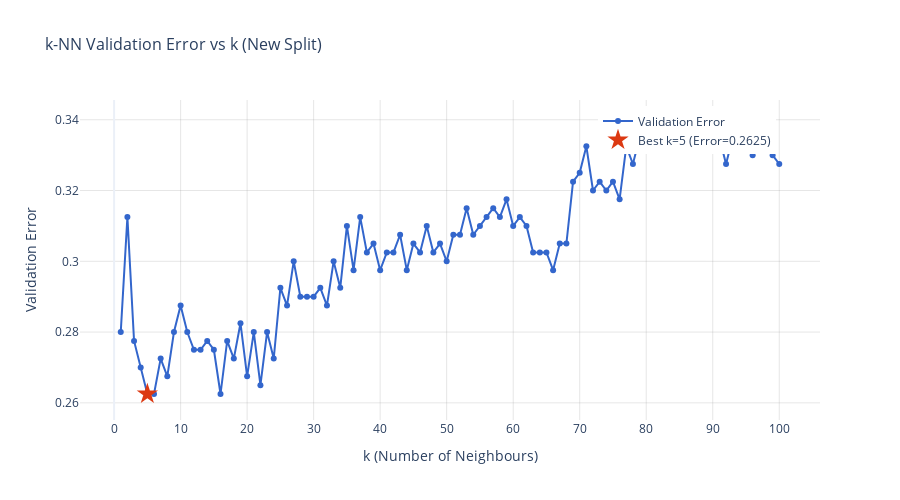

Here is the notebook cell this chart was saved with:
### Markdown cell above
## 10. Experiment 2: New Split (400/400/800)

### Code cell
print("\n" + "=" * 70)
print("EXPERIMENT: New Split")
print("Split: Train=400, Validation=400, Test=800")
print("=" * 70)

X_train_2, y_train_2, X_val_2, y_val_2, X_test_2, y_test_2 = split_data(
    df, train_size=400, val_size=400, test_size=800
)

X_train_norm_2, X_val_norm_2, X_test_norm_2 = zscore_normalize(X_train_2, X_val_2, X_test_2)

k_values = list(range(1, 101))
best_k_2, best_val_acc_2, val_accuracies_2, val_errors_2 = train_and_evaluate_knn(
    X_train_norm_2, y_train_2, X_val_norm_2, y_val_2, k_values
)

test_acc_2, test_error_2, classifier_2 = evaluate_on_test(
    X_train_norm_2, y_train_2, X_test_norm_2, y_test_2, best_k_2
)

plot_validation_curve(
    k_values, val_errors_2,
    'k-NN Validation Error vs k (New Split)',
    'validation_curve_new_split.png'
)

results2 = {
    'best_k': best_k_2,
    'best_validation_accuracy': best_val_acc_2,
    'validation_error': 1 - best_val_acc_2,
    'test_accuracy': test_acc_2,
    'generalisation_error': test_error_2,
    'validation_errors': val_errors_2
}

### Figure 1 — Plotly figure (JSON) as saved in the notebook; plotly's stock layout.template omitted (floating-point values rounded to 4 significant figures)
{"data": [{"hoverinfo": "text", "hovertext": ["k=1<br>Error=0.2800<br>Accuracy=0.7200", "k=2<br>Error=0.3125<br>Accuracy=0.6875", "k=3<br>Error=0.2775<br>Accuracy=0.7225", "k=4<br>Error=0.2700<br>Accuracy=0.7300", "k=5<br>Error=0.2625<br>Accuracy=0.7375", "k=6<br>Error=0.2625<br>Accuracy=0.7375", "k=7<br>Error=0.2725<br>Accuracy=0.7275", "k=8<br>Error=0.2675<br>Accuracy=0.7325", "k=9<br>Error=0.2800<br>Accuracy=0.7200", "k=10<br>Error=0.2875<br>Accuracy=0.7125", "k=11<br>Error=0.2800<br>Accuracy=0.7200", "k=12<br>Error=0.2750<br>Accuracy=0.7250", "k=13<br>Error=0.2750<br>Accuracy=0.7250", "k=14<br>Error=0.2775<br>Accuracy=0.7225", "k=15<br>Error=0.2750<br>Accuracy=0.7250", "k=16<br>Error=0.2625<br>Accuracy=0.7375", "k=17<br>Error=0.2775<br>Accuracy=0.7225", "k=18<br>Error=0.2725<br>Accuracy=0.7275", "k=19<br>Error=0.2825<br>Accuracy=0.7175", "k=20<br>Error=0.2675<br>Accuracy=0.7325", "k=21<br>Error=0.2800<br>Accuracy=0.7200", "k=22<br>Error=0.2650<br>Accuracy=0.7350", "k=23<br>Error=0.2800<br>Accuracy=0.7200", "k=24<br>Error=0.2725<br>Accuracy=0.7275", "k=25<br>Error=0.2925<br>Accuracy=0.7075", "k=26<br>Error=0.2875<br>Accuracy=0.7125", "k=27<br>Error=0.3000<br>Accuracy=0.7000", "k=28<br>Error=0.2900<br>Accuracy=0.7100", "k=29<br>Error=0.2900<br>Accuracy=0.7100", "k=30<br>Error=0.2900<br>Accuracy=0.7100", "k=31<br>Error=0.2925<br>Accuracy=0.7075", "k=32<br>Error=0.2875<br>Accuracy=0.7125", "k=33<br>Error=0.3000<br>Accuracy=0.7000", "k=34<br>Error=0.2925<br>Accuracy=0.7075", "k=35<br>Error=0.3100<br>Accuracy=0.6900", "k=36<br>Error=0.2975<br>Accuracy=0.7025", "k=37<br>Error=0.3125<br>Accuracy=0.6875", "k=38<br>Error=0.3025<br>Accuracy=0.6975", "k=39<br>Error=0.3050<br>Accuracy=0.6950", "k=40<br>Error=0.2975<br>Accuracy=0.7025", "k=41<br>Error=0.3025<br>Accuracy=0.6975", "k=42<br>Error=0.3025<br>Accuracy=0.6975", "k=43<br>Error=0.3075<br>Accuracy=0.6925", "k=44<br>Error=0.2975<br>Accuracy=0.7025", "k=45<br>Error=0.3050<br>Accuracy=0.6950", "k=46<br>Error=0.3025<br>Accuracy=0.6975", "k=47<br>Error=0.3100<br>Accuracy=0.6900", "k=48<br>Error=0.3025<br>Accuracy=0.6975", "k=49<br>Error=0.3050<br>Accuracy=0.6950", "k=50<br>Error=0.3000<br>Accuracy=0.7000", "k=51<br>Error=0.3075<br>Accuracy=0.6925", "k=52<br>Error=0.3075<br>Accuracy=0.6925", "k=53<br>Error=0.3150<br>Accuracy=0.6850", "k=54<br>Error=0.3075<br>Accuracy=0.6925", "k=55<br>Error=0.3100<br>Accuracy=0.6900", "k=56<br>Error=0.3125<br>Accuracy=0.6875", "k=57<br>Error=0.3150<br>Accuracy=0.6850", "k=58<br>Error=0.3125<br>Accuracy=0.6875", "k=59<br>Error=0.3175<br>Accuracy=0.6825", "k=60<br>Error=0.3100<br>Accuracy=0.6900", "k=61<br>Error=0.3125<br>Accuracy=0.6875", "k=62<br>Error=0.3100<br>Accuracy=0.6900", "k=63<br>Error=0.3025<br>Accuracy=0.6975", "k=64<br>Error=0.3025<br>Accuracy=0.6975", "k=65<br>Error=0.3025<br>Accuracy=0.6975", "k=66<br>Error=0.2975<br>Accuracy=0.7025", "k=67<br>Error=0.3050<br>Accuracy=0.6950", "k=68<br>Error=0.3050<br>Accuracy=0.6950", "k=69<br>Error=0.3225<br>Accuracy=0.6775", "k=70<br>Error=0.3250<br>Accuracy=0.6750", "k=71<br>Error=0.3325<br>Accuracy=0.6675", "k=72<br>Error=0.3200<br>Accuracy=0.6800", "k=73<br>Error=0.3225<br>Accuracy=0.6775", "k=74<br>Error=0.3200<br>Accuracy=0.6800", "k=75<br>Error=0.3225<br>Accuracy=0.6775", "k=76<br>Error=0.3175<br>Accuracy=0.6825", "k=77<br>Error=0.3325<br>Accuracy=0.6675", "k=78<br>Error=0.3275<br>Accuracy=0.6725", "k=79<br>Error=0.3350<br>Accuracy=0.6650", "k=80<br>Error=0.3325<br>Accuracy=0.6675", "k=81<br>Error=0.3400<br>Accuracy=0.6600", "k=82<br>Error=0.3400<br>Accuracy=0.6600", "k=83<br>Error=0.3375<br>Accuracy=0.6625", "k=84<br>Error=0.3325<br>Accuracy=0.6675", "k=85<br>Error=0.3375<br>Accuracy=0.6625", "k=86<br>Error=0.3400<br>Accuracy=0.6600", "k=87<br>Error=0.3375<br>Accuracy=0.6625", "k=88<br>Error=0.3350<br>Accuracy=0.6650", "k=89<br>Error=0.3350<br>Accuracy=0.6650", "k=90<br>Error=0.3350<br>Accuracy=0.6650", "k=91<br>Error=0.3350<br>Accuracy=0.6650", "k=92<br>Error=0.3275<br>Accuracy=0.6725", "k=93<br>Error=0.3350<br>Accuracy=0.6650", "k=94<br>Error=0.3325<br>Accuracy=0.6675", "k=95<br>Error=0.3400<br>Accuracy=0.6600", "k=96<br>Error=0.3300<br>Accuracy=0.6700", "k=97<br>Error=0.3375<br>Accuracy=0.6625", "k=98<br>Error=0.3350<br>Accuracy=0.6650", "k=99<br>Error=0.3300<br>Accuracy=0.6700", "k=100<br>Error=0.3275<br>Accuracy=0.6725"], "line": {"color": "#3366CC", "width": 2}, "marker": {"color": "#3366CC", "size": 6}, "mode": "lines+markers", "name": "Validation Error", "type": "scatter", "x": [1, 2, 3, 4, 5, 6, 7, 8, 9, 10, 11, 12, 13, 14, 15, 16, 17, 18, 19, 20, 21, 22, 23, 24, 25, 26, 27, 28, 29, 30, 31, 32, 33, 34, 35, 36, 37, 38, 39, 40, 41, 42, 43, 44, 45, 46, 47, 48, 49, 50, 51, 52, 53, 54, 55, 56, 57, 58, 59, 60, 61, 62, 63, 64, 65, 66, 67, 68, 69, 70, 71, 72, 73, 74, 75, 76, 77, 78, 79, 80, 81, 82, 83, 84, 85, 86, 87, 88, 89, 90, 91, 92, 93, 94, 95, 96, 97, 98, 99, 100], "y": [0.28, 0.3125, 0.2775, 0.27, 0.2625, 0.2625, 0.2725, 0.2675, 0.28, 0.2875, 0.28, 0.275, 0.275, 0.2775, 0.275, 0.2625, 0.2775, 0.2725, 0.2825, 0.2675, 0.28, 0.265, 0.28, 0.2725, 0.2925, 0.2875, 0.3, 0.29, 0.29, 0.29, 0.2925, 0.2875, 0.3, 0.2925, 0.31, 0.2975, 0.3125, 0.3025, 0.305, 0.2975, 0.3025, 0.3025, 0.3075, 0.2975, 0.305, 0.3025, 0.31, 0.3025, 0.305, 0.3, 0.3075, 0.3075, 0.315, 0.3075, 0.31, 0.3125, 0.315, 0.3125, 0.3175, 0.31, 0.3125, 0.31, 0.3025, 0.3025, 0.3025, 0.2975, 0.305, 0.305, 0.3225, 0.325, 0.3325, 0.32, 0.3225, 0.32, 0.3225, 0.3175, 0.3325, 0.3275, 0.335, 0.3325, 0.34, 0.34, 0.3375, 0.3325, 0.3375, 0.34, 0.3375, 0.335, 0.335, 0.335, 0.335, 0.3275, 0.335, 0.3325, 0.34, 0.33, 0.3375, 0.335, 0.33, 0.3275]}, {"hoverinfo": "text", "hovertext": "<b>BEST</b><br>k=5<br>Error=0.2625<br>Accuracy=0.7375", "marker": {"color": "#DC3912", "size": 16, "symbol": "star"}, "mode": "markers", "name": "Best k=5 (Error=0.2625)", "type": "scatter", "x": [5], "y": [0.2625]}], "layout": {"height": 500, "hovermode": "closest", "legend": {"x": 0.7, "y": 0.98}, "title": {"font": {"size": 16}, "text": "k-NN Validation Error vs k (New Split)"}, "width": 900, "xaxis": {"dtick": 10, "gridcolor": "rgba(128,128,128,0.2)", "tickmode": "linear", "title": {"text": "k (Number of Neighbours)"}}, "yaxis": {"gridcolor": "rgba(128,128,128,0.2)", "title": {"text": "Validation Error"}}}}
